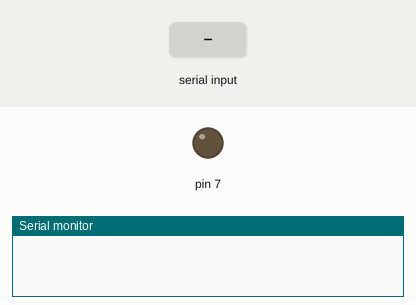
Bench run of a sketch on a simulated Arduino Uno, built with avr-gcc and run on an emulated ATmega328P. Shown: output pins drawn as LEDs (lit = HIGH), the last lines printed to the serial monitor. The test bench sets the inputs (shaded band).

Above: at 1.2 s.
1.3 s: "1" received over Serial
At 1.41 s:
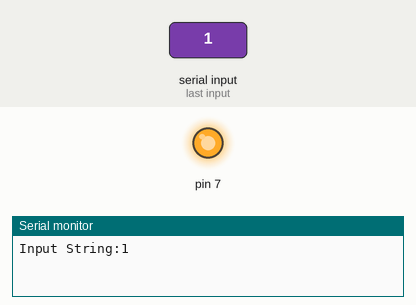
Timing chart, 0 to 4.3 s (numbered marks = the images above; inputs shaded):
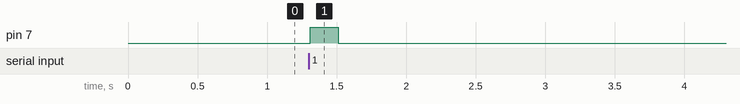

Measured:
- after the input at 1.3 s, pin 7: LOW → HIGH at once, → LOW 0.20 s later

The sketch:

aa.ino
```cpp
#if 1
int i;
void setup()
{
	Serial.begin(9600);
	pinMode(7, OUTPUT);
}
void loop()
{
	String inString="";
	while (Serial.available()>0) {
			char inChar = Serial.read();
			inString += (char)inChar;
			delay(10);
	}
	if (inString.toDouble()> 0.5) {
		Serial.print("Input String:");
		Serial.println(inString);
		digitalWrite(7, HIGH);
		delay(200);
		digitalWrite(7, LOW);
		delay(200);
	}

}
#endif
```
